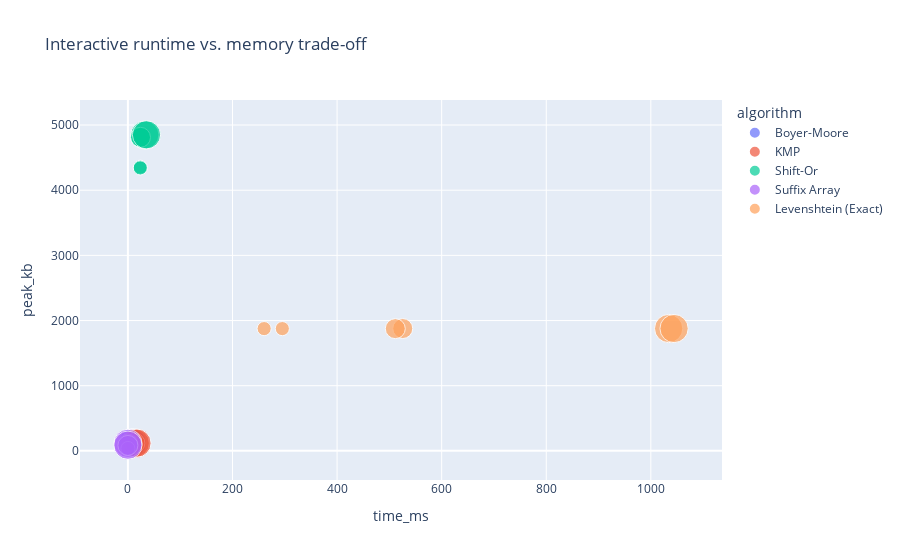

Notebook code for this chart:
### Markdown cell above
## 7. Visualization Dashboard for Performance Metrics
Generate matplotlib comparisons plus an interactive Plotly dashboard to juxtapose runtime, memory, GC content, and match counts.

### Code cell
import matplotlib.pyplot as plt

fig, axes = plt.subplots(1, 2, figsize=(16, 8))
ax_time, ax_memory = axes

sns.lineplot(
    data=combined,
    x="pattern_length",
    y="time_ms",
    hue="algorithm",
    style="dataset_name",
    markers=True,
    ax=ax_time,
)
ax_time.set_title("Runtime vs. pattern length", pad=20)
ax_time.set_ylabel("time (ms)")
ax_time.get_legend().remove()

sns.lineplot(
    data=combined,
    x="pattern_length",
    y="peak_kb",
    hue="algorithm",
    style="dataset_name",
    markers=True,
    ax=ax_memory,
)
ax_memory.set_title("Peak memory vs. pattern length", pad=20)
ax_memory.set_ylabel("peak memory (KB)")
ax_memory.get_legend().remove()

# Create a single legend at the top for both plots
handles, labels = ax_time.get_legend_handles_labels()
if handles and labels:
    fig.legend(handles, labels, loc='upper center', bbox_to_anchor=(0.5, 0.98), 
               ncol=min(5, len(labels)), fontsize=9, frameon=True)
    plt.subplots_adjust(top=0.85)

plt.tight_layout(rect=[0, 0, 1, 0.85])
plt.show()

def safe_plotly_show(fig):
    try:
        import nbformat  # noqa: F401
    except ImportError:
        print(
            "Plotly interactive view skipped: install nbformat>=4.2.0 (e.g., `pip install nbformat`).",
        )
        return
    try:
        fig.show()
    except ValueError as exc:
        print(
            "Plotly interactive view skipped due to renderer error:",
            exc,
        )

scatter_fig = px.scatter(
    combined,
    x="time_ms",
    y="peak_kb",
    color="algorithm",
    size="pattern_length",
    hover_data=["dataset_name", "match_count", "gc_content"],
    title="Interactive runtime vs. memory trade-off",
)
safe_plotly_show(scatter_fig)

### Figure 1 — Plotly figure (JSON) as saved in the notebook; plotly's stock layout.template omitted (floating-point values rounded to 4 significant figures)
{"data": [{"customdata": [["GCA_000517165.1_ASM51716v1_genomic.fna", 3, 37.5], ["GCA_000517165.1_ASM51716v1_genomic.fna", 1, 68.75], ["GCA_000517165.1_ASM51716v1_genomic.fna", 1, 15.62], ["GCA_949550125.1_sample3_Strain151_Lambda.fasta_genomic.fna", 2, 50], ["GCA_949550125.1_sample3_Strain151_Lambda.fasta_genomic.fna", 1, 43.75], ["GCA_949550125.1_sample3_Strain151_Lambda.fasta_genomic.fna", 1, 56.25]], "hovertemplate": "algorithm=Boyer-Moore<br>time_ms=%{x}<br>peak_kb=%{y}<br>pattern_length=%{marker.size}<br>dataset_name=%{customdata[0]}<br>match_count=%{customdata[1]}<br>gc_content=%{customdata[2]}<extra></extra>", "legendgroup": "Boyer-Moore", "marker": {"color": "#636efa", "size": [8, 16, 32, 8, 16, 32], "sizemode": "area", "sizeref": 0.08, "symbol": "circle"}, "mode": "markers", "name": "Boyer-Moore", "orientation": "v", "showlegend": true, "type": "scatter", "x": [15.99, 10.55, 7.043, 14.1, 11.17, 8.69], "xaxis": "x", "y": [118.6, 119.5, 120.4, 119.1, 119.5, 120.3], "yaxis": "y"}, {"customdata": [["GCA_000517165.1_ASM51716v1_genomic.fna", 3, 37.5], ["GCA_000517165.1_ASM51716v1_genomic.fna", 1, 68.75], ["GCA_000517165.1_ASM51716v1_genomic.fna", 1, 15.62], ["GCA_949550125.1_sample3_Strain151_Lambda.fasta_genomic.fna", 2, 50], ["GCA_949550125.1_sample3_Strain151_Lambda.fasta_genomic.fna", 1, 43.75], ["GCA_949550125.1_sample3_Strain151_Lambda.fasta_genomic.fna", 1, 56.25]], "hovertemplate": "algorithm=KMP<br>time_ms=%{x}<br>peak_kb=%{y}<br>pattern_length=%{marker.size}<br>dataset_name=%{customdata[0]}<br>match_count=%{customdata[1]}<br>gc_content=%{customdata[2]}<extra></extra>", "legendgroup": "KMP", "marker": {"color": "#EF553B", "size": [8, 16, 32, 8, 16, 32], "sizemode": "area", "sizeref": 0.08, "symbol": "circle"}, "mode": "markers", "name": "KMP", "orientation": "v", "showlegend": true, "type": "scatter", "x": [14.53, 13.3, 13.91, 15.23, 13.36, 17.35], "xaxis": "x", "y": [118.5, 118.5, 118.6, 118.4, 118.5, 118.6], "yaxis": "y"}, {"customdata": [["GCA_000517165.1_ASM51716v1_genomic.fna", 107584, 37.5], ["GCA_000517165.1_ASM51716v1_genomic.fna", 118732, 68.75], ["GCA_000517165.1_ASM51716v1_genomic.fna", 119965, 15.62], ["GCA_949550125.1_sample3_Strain151_Lambda.fasta_genomic.fna", 107207, 50], ["GCA_949550125.1_sample3_Strain151_Lambda.fasta_genomic.fna", 118766, 43.75], ["GCA_949550125.1_sample3_Strain151_Lambda.fasta_genomic.fna", 119984, 56.25]], "hovertemplate": "algorithm=Shift-Or<br>time_ms=%{x}<br>peak_kb=%{y}<br>pattern_length=%{marker.size}<br>dataset_name=%{customdata[0]}<br>match_count=%{customdata[1]}<br>gc_content=%{customdata[2]}<extra></extra>", "legendgroup": "Shift-Or", "marker": {"color": "#00cc96", "size": [8, 16, 32, 8, 16, 32], "sizemode": "area", "sizeref": 0.08, "symbol": "circle"}, "mode": "markers", "name": "Shift-Or", "orientation": "v", "showlegend": true, "type": "scatter", "x": [23.68, 24.34, 32.3, 23.62, 24.09, 35.55], "xaxis": "x", "y": [4353.0, 4811.0, 4850.0, 4342.0, 4812.0, 4850.0], "yaxis": "y"}, {"customdata": [["GCA_000517165.1_ASM51716v1_genomic.fna", 3, 37.5], ["GCA_000517165.1_ASM51716v1_genomic.fna", 1, 68.75], ["GCA_000517165.1_ASM51716v1_genomic.fna", 1, 15.62], ["GCA_949550125.1_sample3_Strain151_Lambda.fasta_genomic.fna", 2, 50], ["GCA_949550125.1_sample3_Strain151_Lambda.fasta_genomic.fna", 1, 43.75], ["GCA_949550125.1_sample3_Strain151_Lambda.fasta_genomic.fna", 1, 56.25]], "hovertemplate": "algorithm=Suffix Array<br>time_ms=%{x}<br>peak_kb=%{y}<br>pattern_length=%{marker.size}<br>dataset_name=%{customdata[0]}<br>match_count=%{customdata[1]}<br>gc_content=%{customdata[2]}<extra></extra>", "legendgroup": "Suffix Array", "marker": {"color": "#ab63fa", "size": [8, 16, 32, 8, 16, 32], "sizemode": "area", "sizeref": 0.08, "symbol": "circle"}, "mode": "markers", "name": "Suffix Array", "orientation": "v", "showlegend": true, "type": "scatter", "x": [0.01562, 0.01222, 0.01245, 0.01249, 0.01094, 0.01387], "xaxis": "x", "y": [93.92, 104.2, 115.3, 36.61, 83.27, 87.13], "yaxis": "y"}, {"customdata": [["GCA_000517165.1_ASM51716v1_genomic.fna", 3, 37.5], ["GCA_000517165.1_ASM51716v1_genomic.fna", 1, 68.75], ["GCA_000517165.1_ASM51716v1_genomic.fna", 1, 15.62], ["GCA_949550125.1_sample3_Strain151_Lambda.fasta_genomic.fna", 2, 50], ["GCA_949550125.1_sample3_Strain151_Lambda.fasta_genomic.fna", 1, 43.75], ["GCA_949550125.1_sample3_Strain151_Lambda.fasta_genomic.fna", 1, 56.25]], "hovertemplate": "algorithm=Levenshtein (Exact)<br>time_ms=%{x}<br>peak_kb=%{y}<br>pattern_length=%{marker.size}<br>dataset_name=%{customdata[0]}<br>match_count=%{customdata[1]}<br>gc_content=%{customdata[2]}<extra></extra>", "legendgroup": "Levenshtein (Exact)", "marker": {"color": "#FFA15A", "size": [8, 16, 32, 8, 16, 32], "sizemode": "area", "sizeref": 0.08, "symbol": "circle"}, "mode": "markers", "name": "Levenshtein (Exact)", "orientation": "v", "showlegend": true, "type": "scatter", "x": [260.5, 525.6, 1034.0, 295.3, 511.3, 1044.0], "xaxis": "x", "y": [1876.0, 1877.0, 1877.0, 1876.0, 1876.0, 1877.0], "yaxis": "y"}], "layout": {"legend": {"itemsizing": "constant", "title": {"text": "algorithm"}, "tracegroupgap": 0}, "title": {"text": "Interactive runtime vs. memory trade-off"}, "xaxis": {"anchor": "y", "domain": [0, 1], "title": {"text": "time_ms"}}, "yaxis": {"anchor": "x", "domain": [0, 1], "title": {"text": "peak_kb"}}}}
